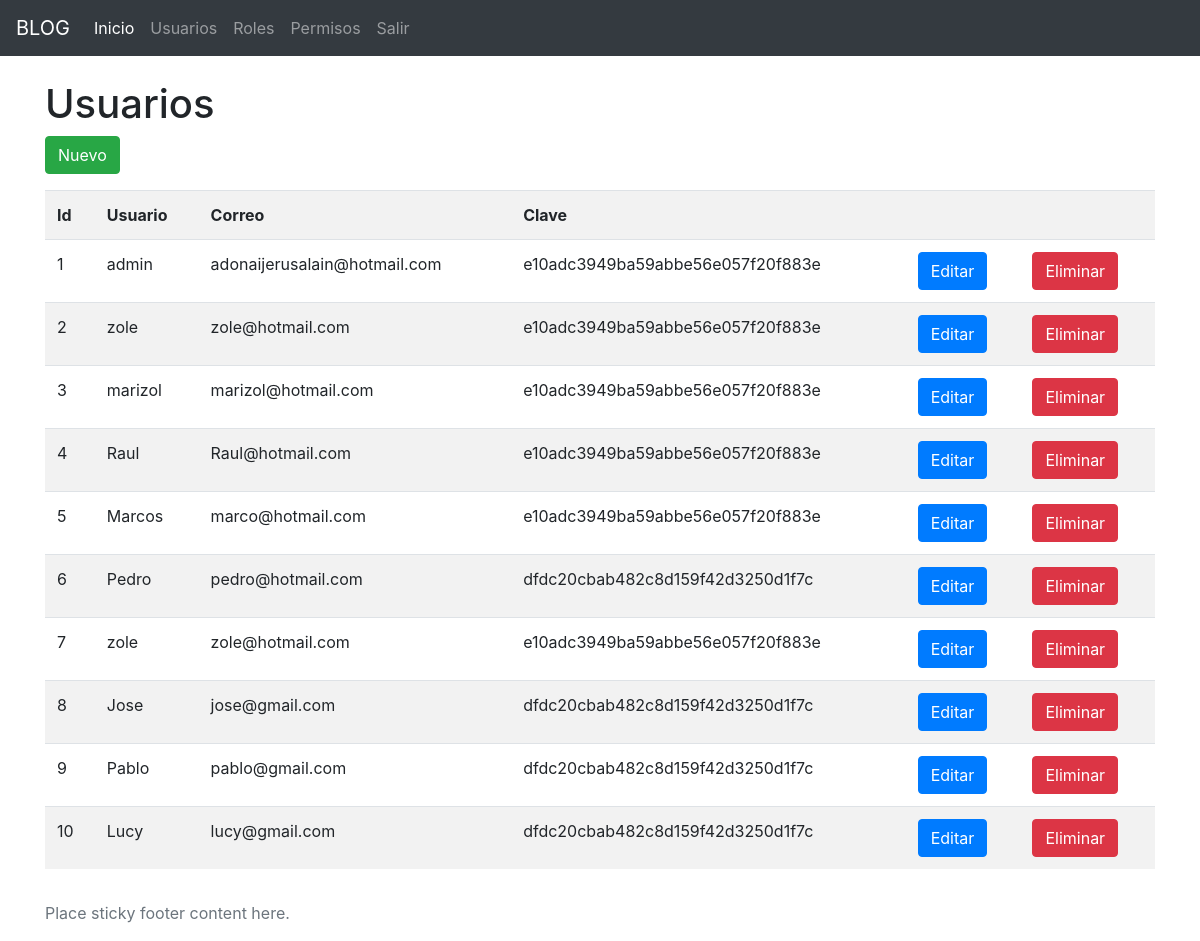
The app's page /usuarios.php with its own data.
### tables this page shows
CREATE TABLE `usuarios`  (
  `id` int NOT NULL AUTO_INCREMENT,
  `usuario` varchar(20) NULL DEFAULT NULL,
  `correo` varchar(100) NULL DEFAULT NULL,
  `clave` varbinary(255) NULL DEFAULT NULL,
  PRIMARY KEY (`id`) USING BTREE
);

### usuarios.php (the view)
<?php
require_once('librerias/conexionBD.php');
$sql = "select * from usuarios";
$result =  $conn->query($sql);
$usuarios = array();
while ($fila =  $result->fetch_array()) {
    $usuarios[] = $fila;
}
require_once('librerias/cabe.php');
 ?>
 <div class="container">
  <div class="row">
    <div class="col-12">
      <h1>Usuarios</h1>
      	 <p>
          	<a href="usuarios-edit.php" class="btn btn-success">Nuevo</a>
         </p>
           	<table class="table table-striped">
                    <tr>
                        <th>Id</th>
                        <th>Usuario</th>
                        <th>Correo</th>
                        <th>Clave</th>
                        <th></th>
                        <th></th>
                    </tr>
                    <?php foreach ($usuarios as $item): ?>
                    <tr>
                        <td><?= $item['id']?></td>
                        <td><?= $item['usuario']?></td>
                        <td><?= $item['correo']?></td>
                        <td><?= $item['clave']?></td>
                        <td>
                           <a href="#" class="btn btn-primary">Editar</a>
                        </td>
                        <td>
                           <a href="#" class="btn btn-danger">Eliminar</a>
                        </td>
                    </tr>
                <?php endforeach ?>
             </table>
    </div>
  </div>
</div>
<?php
require_once('librerias/pie.php');
 ?>

### librerias/cabe.php (shortened to what this page needs)
<!DOCTYPE html>
<html lang="en">
<head>
    <link rel="stylesheet" href="https://cdn.jsdelivr.net/npm/bootstrap@4.5.3/dist/css/bootstrap.min.css">
</head>
<body>
    <header>
      <nav class="navbar navbar-expand-md navbar-dark fixed-top bg-dark">
        <a class="navbar-brand" href="#">BLOG</a>
        <div class="collapse navbar-collapse" id="navbarCollapse">
          <ul class="navbar-nav mr-auto">
            <li class="nav-item active">
              <a class="nav-link" href="inicio.php">Inicio<span class="sr-only">(current)</span></a>
            </li>
            <li class="nav-item">
              <a class="nav-link" href="usuarios.php">Usuarios</a>
            </li>
            <li class="nav-item">
              <a class="nav-link" href="roles.php">Roles</a>
            </li>
            <li class="nav-item">
              <a class="nav-link" href="permisos.php">Permisos</a>
            </li>
            <li class="nav-item">
              <a class="nav-link" href="salir.php">Salir</a>
            </li>
          </ul>
        </div>
      </nav>
    </header>
    <main role="main">

### librerias/pie.php (shortened to what this page needs)
    </main>
    <footer class="footer mt-auto py-3">
      <div class="container">
        <span class="text-muted">Place sticky footer content here.</span>
      </div>
    </footer>
</body>
</html>

### librerias/cabe.php (style rules this page uses)
main { margin-top: 80px; }

### records on screen
usuarios: id "1", usuario "admin", correo "adonaijerusalain@hotmail.com", clave "e10adc3949ba59abbe56e057f20f883e"
usuarios: id "2", usuario "zole", correo "zole@hotmail.com", clave "e10adc3949ba59abbe56e057f20f883e"
usuarios: id "3", usuario "marizol", correo "marizol@hotmail.com", clave "e10adc3949ba59abbe56e057f20f883e"
usuarios: id "4", usuario "Raul", correo "Raul@hotmail.com", clave "e10adc3949ba59abbe56e057f20f883e"
usuarios: id "5", usuario "Marcos", correo "marco@hotmail.com", clave "e10adc3949ba59abbe56e057f20f883e"
usuarios: id "6", usuario "Pedro", correo "pedro@hotmail.com", clave "dfdc20cbab482c8d159f42d3250d1f7c"
usuarios: id "7", usuario "zole", correo "zole@hotmail.com", clave "e10adc3949ba59abbe56e057f20f883e"
usuarios: id "8", usuario "Jose", correo "jose@gmail.com", clave "dfdc20cbab482c8d159f42d3250d1f7c"
usuarios: id "9", usuario "Pablo", correo "pablo@gmail.com", clave "dfdc20cbab482c8d159f42d3250d1f7c"
usuarios: id "10", usuario "Lucy", correo "lucy@gmail.com", clave "dfdc20cbab482c8d159f42d3250d1f7c"
